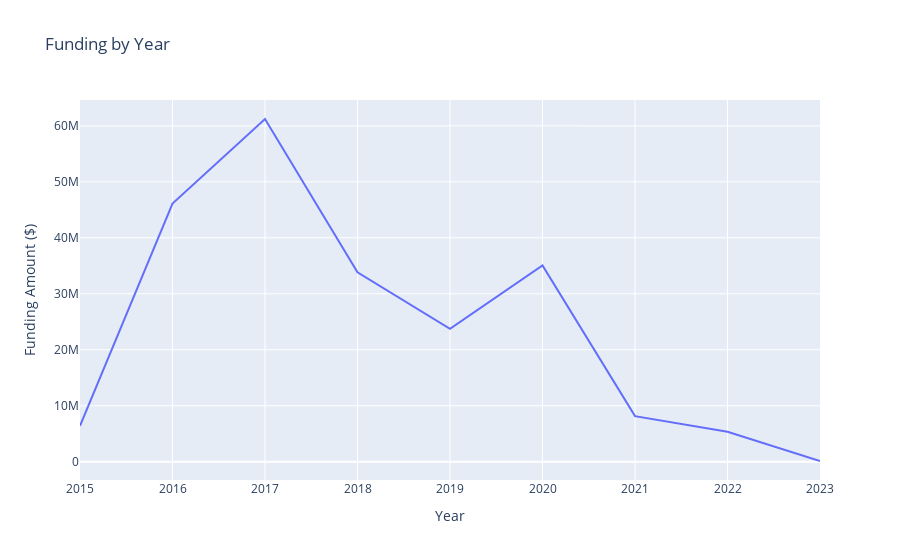

The cell this chart's notebook holds for it:
### Markdown cell above
#### Chart - Funding by year
- This analysis shows how funding has varied throughout time. It can assist discover trends, such as funding increases or declines, and can be used for future planning and budgeting purposes.

#### Observations:

1. **Initial Increase**:  A conspicuous surge in financial support is observed between 2015 and 2017, culminating at approximately $61.22591M in 2017.
2. **Subsequent Decrease**: Post the zenith in 2017, a discernible downturn in funding is evident in the ensuing years, with a significant decrease by 2019.
3. **Fluctuations**: Commencing from 2019, there are fluctuations in the funding allocations, characterized by a minor upturn in 2020, succeeded by another decline in the subsequent years.
4. **Recent Trend**: The financial backing exhibits a continual decrease, reaching its nadir in 2023.

### Code cell
# Convert Approval Date to datetime
df['Approval Date'] = pd.to_datetime(df['Approval Date'])

# Extract year from Approval Date
df['Year'] = df['Approval Date'].dt.year

# Funding by year
funding_by_year = df.groupby('Year')['Actual Contractual Commitment ($)'].sum().reset_index()

fig_funding_by_year = px.line(funding_by_year, x='Year', y='Actual Contractual Commitment ($)', 
                              title='Funding by Year', 
                              labels={'Actual Contractual Commitment ($)': 'Funding Amount ($)'})
fig_funding_by_year.show()

### Figure 1 — Plotly figure (JSON) as saved in the notebook; plotly's stock layout.template omitted (floating-point values rounded to 4 significant figures)
{"data": [{"hovertemplate": "Year=%{x}<br>Funding Amount ($)=%{y}<extra></extra>", "legendgroup": "", "line": {"color": "#636efa", "dash": "solid"}, "marker": {"symbol": "circle"}, "mode": "lines", "name": "", "orientation": "v", "showlegend": false, "type": "scatter", "x": [2015, 2016, 2017, 2018, 2019, 2020, 2021, 2022, 2023], "xaxis": "x", "y": [6418461, 46108423, 61225909, 33849950, 23723671, 35077539, 8145101, 5342863, 131500], "yaxis": "y"}], "layout": {"legend": {"tracegroupgap": 0}, "title": {"text": "Funding by Year"}, "xaxis": {"anchor": "y", "domain": [0, 1], "title": {"text": "Year"}}, "yaxis": {"anchor": "x", "domain": [0, 1], "title": {"text": "Funding Amount ($)"}}}}
